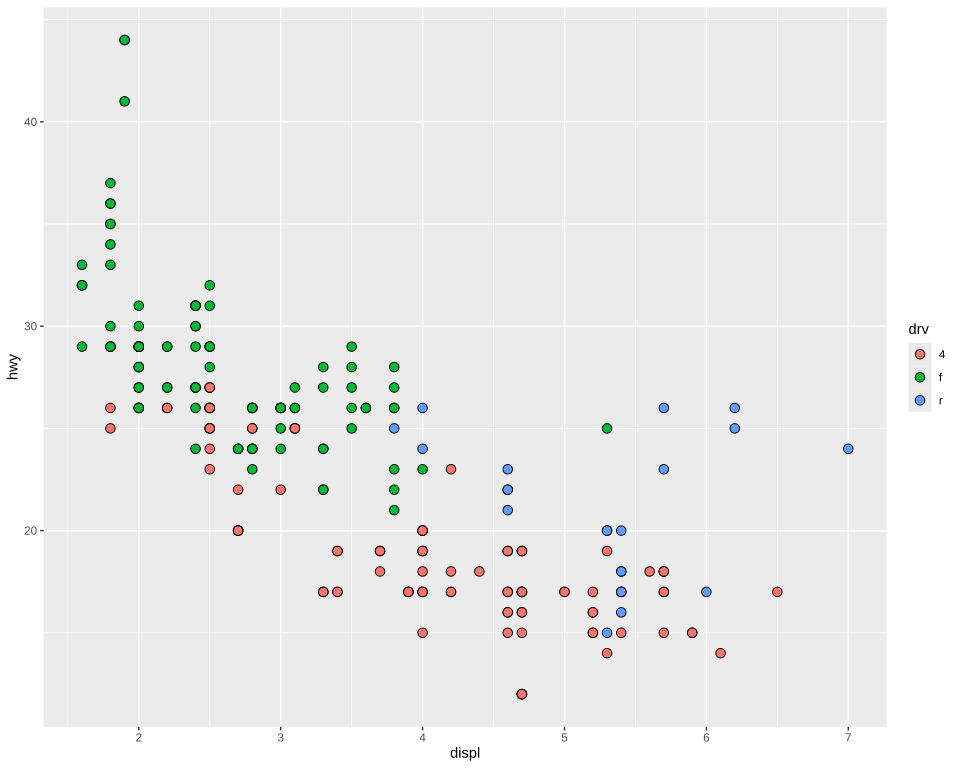

The script that drew this image:
# The plot test/golden/point_fill_legend.svg draws, drawn by ggplot2 itself, as ggplot2's own
# visual tests draw their snapshots: the independent check on that golden whenever it changes. The
# suite never runs this; it needs R, ggplot2 and vdiffr, saved as the Docker image
# giggly-r:ggplot2-4.0.3. From the repository's root:
#
#   docker run --rm -v "$PWD/test/golden":/golden:ro giggly-r:ggplot2-4.0.3 \
#     Rscript /golden/point_fill_legend.R > point_fill_legend.ggplot2.svg
#
# and compare the two drawings element by element, as test/golden/point.R describes.
#
# mpg's highway mileage by displacement, each point shape 21, 3 mm, filled by its drive train from
# the plot's mapping, and the legend's keys drawn in the layer's shape and size, each filled with
# its break's colour. First checked with ggplot2 4.0.3 and vdiffr 1.0.9: every element matches,
# in the same order, the x axis drawn before the y as test/golden/point.R describes, and every clip
# path.

library(ggplot2)

plot <- ggplot(mpg, aes(displ, hwy, fill = drv)) +
  geom_point(shape = 21, size = 3) +
  theme_gray()

file <- tempfile(fileext = ".svg")
vdiffr::write_svg(plot, file)
cat(readLines(file), sep = "\n")
